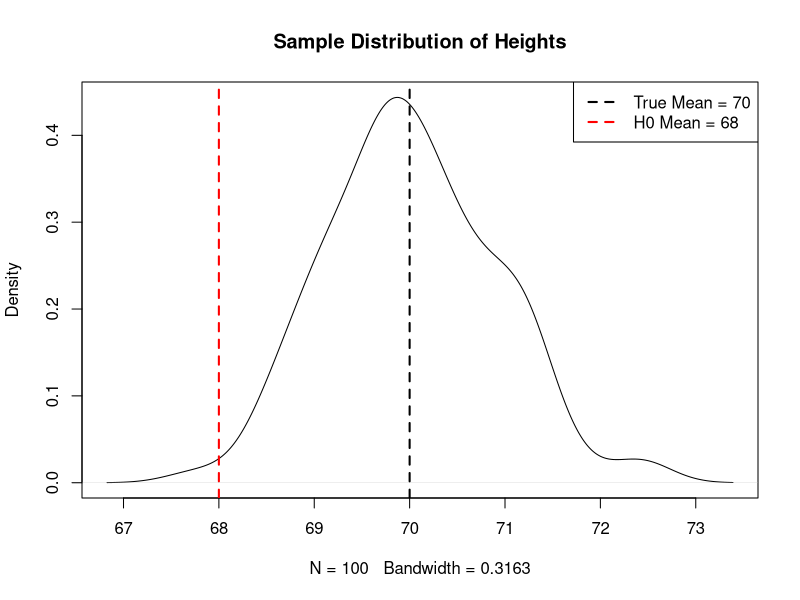
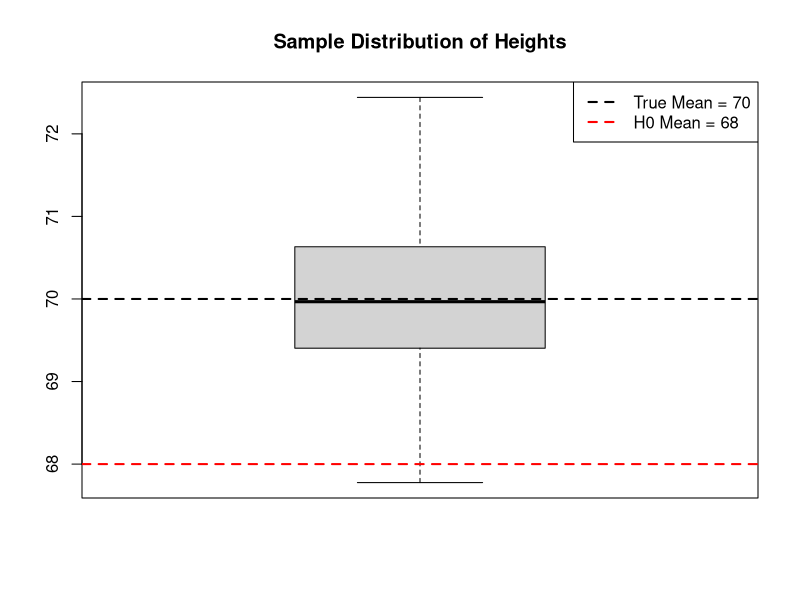
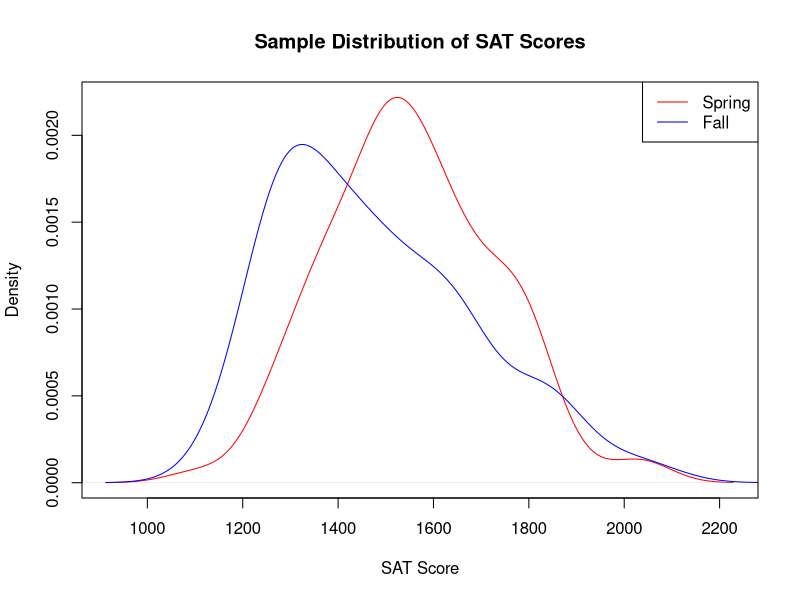
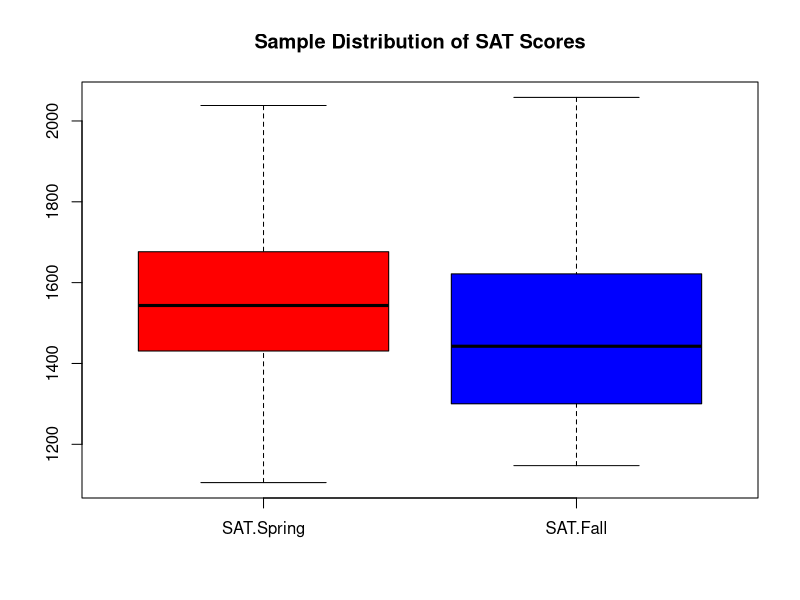
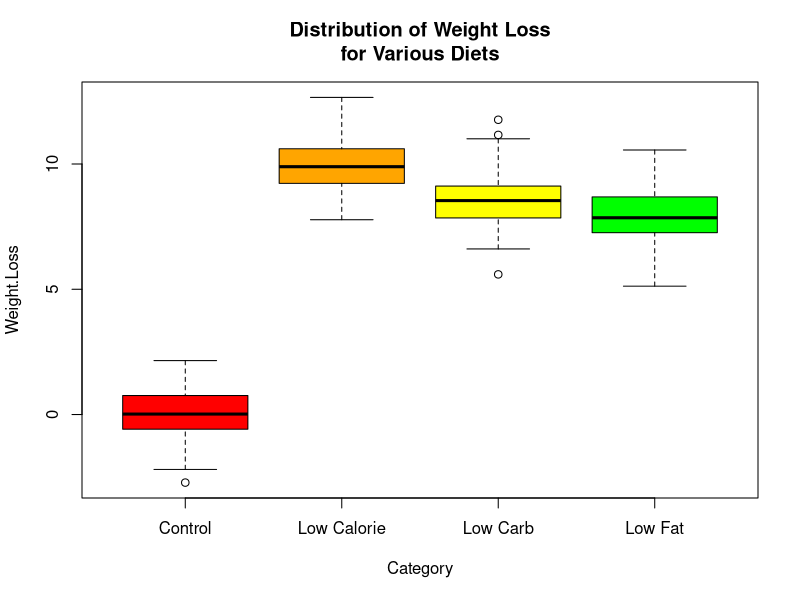

The R script that drew these images, in order: (Note: this script raises an error after producing the figures.)
#####################################################
#####################################################
#####[01] Foundations of Statistics Lecture Code#####
#####################################################
#####################################################



###########################
#####One-Sample T-Test#####
###########################
set.seed(0)
heights = rnorm(n = 100, mean = 70, sd = 1) #Randomly generating 100 normally
                                            #distributed observations with a
                                            #mean of 70 and standard deviation
                                            #of 1.

View(data.frame(heights))
plot(density(heights), main = "Sample Distribution of Heights")
abline(v = 70, lwd = 2, lty = 2)
abline(v = 68, lwd = 2, lty = 2, col = "red")
legend("topright", c("True Mean = 70", "H0 Mean = 68"), lwd = 2,
       lty = 2, col = c("black", "red"))

boxplot(heights, main = "Sample Distribution of Heights")
abline(h = 70, lwd = 2, lty = 2)
abline(h = 68, lwd = 2, lty = 2, col = "red")
legend("topright", c("True Mean = 70", "H0 Mean = 68"), lwd = 2,
       lty = 2, col = c("black", "red"))

t.statistic = (mean(heights) - 68)/(sd(heights)/sqrt(100)) #Manually calculating
t.statistic                                                #the t-statistic
                                                           #comparing to 68.

pt(q = t.statistic, df = 99, lower.tail = TRUE) #P-value is extremely small;
                                                 #reject the null hypothesis
                                                 #in favor of the alternative.

t.test(heights, mu = 68, alternative = "greater") #Same test, using the t.test()
                                                  #function.

#The p-value for this test is extremely small (<.0005); thus, we reject the null hypothesis
#that the average height of individuals is 68 inches in favor of the alternative
#that the average height is greater than 68 inches at the 95% confidence level.



###########################
#####Two-Sample T-Test#####
###########################
set.seed(0)
SAT.Spring = rnorm(100, 1550, 200) #Randomly generating 100 normally distributed
                                   #observations with a mean of 1550 and a
                                   #standard deviation of 200.
SAT.Fall = rnorm(80, 1500, 210) #Randomly generating 80 normally distributed
                                #observations with a mean of 1500 and a standard
                                #deviation of 210.

plot(density(SAT.Spring), xlab = "SAT Score",
     main = "Sample Distribution of SAT Scores", col = "red")
lines(density(SAT.Fall), col = "blue")
legend("topright", c("Spring", "Fall"), lwd = 1, col = c("red", "blue"))

boxplot(cbind(SAT.Spring, SAT.Fall), main = "Sample Distribution of SAT Scores",
        col = c("red", "blue"))

#Manually calculating the t-statistic.
t.statistic = (mean(SAT.Spring) - mean(SAT.Fall))/sqrt(var(SAT.Spring)/100 + var(SAT.Fall)/80)
t.statistic

t.test(SAT.Spring, SAT.Fall, alternative = "two.sided") #Conducting the t-test for two
                                                        #samples, assessing the two-sided
                                                        #alternative hypothesis.

#The p-value is 0.01215, which is less than our threshold of 0.05; thus, we reject
#the null hypothesis that the average score on the spring SAT is the same as the
#fall SAT. We conclude in favor of the alternative that the average score of the
#two test administrations is different at the 95% confidence level.



################
#####F-Test#####
################
f.statistic = var(SAT.Fall)/var(SAT.Spring) #Manually calculating the F-statistic.
f.statistic

var.test(SAT.Fall, SAT.Spring, alternative = "two.sided") #Conducting the F-test to
                                                          #compare two variances,
                                                          #assessing the two-sided
                                                          #alternative hypothesis.

#The p-value is 0.1161, which is not less than our threshold of 0.05; we do
#not have evidence against the null hypothesis at the 95% confidence level. Thus,
#we retain the null hypothesis that the variance of test scores for the fall and
#spring SAT administrations is the same.



#######################
#####One-Way ANOVA#####
#######################
set.seed(0)
Low.Calorie = rnorm(200, 10, 1) #Randomly generating weight loss measurements
Low.Carb = rnorm(200, 8.5, 1)   #for various diet types.
Low.Fat = rnorm(200, 8, 1)
Control = rnorm(200, 0, 1)

Weight.Loss = c(Low.Calorie, Low.Carb, Low.Fat, Control) #Combining data into
Category = c(rep("Low Calorie", 200),                    #different consolidated
             rep("Low Carb", 200),                       #vectors.
             rep("Low Fat", 200),
             rep("Control", 200))

boxplot(Weight.Loss ~ Category,
        col = c("red", "orange", "yellow", "green"),
        main = "Distribution of Weight Loss\nfor Various Diets")

summary(aov(Weight.Loss ~ Category)) #Conducting the One-Way ANOVA on the weight
                                     #loss by considering each category of diet.

chi = chisq.test(quiz.data
                 )

#The p-value for this test is extremely small (<.0005). Thus, the average weight
#loss for at least one of the diet groups differs from the average weight loss of
#the others. We reject the null hypothesis that the average weight loss is the
#same for each of the types of diet.



##################################
#####X^2 Test of Independence#####
##################################
quiz.data = matrix(c(44, 21, 12, 18), nrow = 2, ncol = 2, byrow = TRUE)
dimnames(quiz.data) = list(Attendance = c("Present", "Absent"),
                           Grade = c("Pass", "Fail"))

chisq.test(quiz.data) #Conducting the X^2 test of independence data on the quiz
                      #data.

#The p-value for this test is very small (0.02001). This is an indication that
#under our null hypothesis, it would be extremely unlikely to observe results
#like we have observed in our data. The null hypothesis states that the attendance
#and grade variables are independent of one another; however, the test provides
#evidence against this assertion. Therefore, we conclude in favor of the
#alternative hypothesis that the variables of attendance and grade are not
#independent of one another.



########################################
#####Chick Weight Data Set Examples#####
########################################
library(datasets) #Load the base R datasets library.

help(chickwts) #See the help documentation for the chickwts dataset to see a
               #description of the included variables.

chickwts #Visually inspect the data.

summary(chickwts) #Returns the five-number summary, along with the mean,
                  #for any continuous variables; returns the count information
                  #for any categorical variables.

sd(chickwts$weight) #Returns the standard deviation of the weight variable.

var(chickwts$weight) #Returns the variance of the weight variable.

table(chickwts) #Returns a contingency table of weight and feed.

#We are told that the true average weight of chicks should be around 280 grams;
#however, we do not believe this is the case. We want to test the notion that the
#weight of chicks should be centered at a value lower than 280 grams. The average
#chick weight of our dataset is 261.3 grams. Is this significantly different for
#us to change our belief? To decide, we use a One-Sample T-Test:

plot(density(chickwts$weight), main = "Overall Distribution of Chick Weights")
abline(v = mean(chickwts$weight), lwd = 2, lty = 2)
abline(v = 280, lwd = 2, lty = 2, col = "red")
legend("topright", c("True Mean = 261.3", "H0 Mean = 280"), lwd = 2,
       lty = 2, col = c("black", "red"))

boxplot(chickwts$weight, main = "Overall Distribution of Chick Weights")
abline(h = mean(chickwts$weight), lwd = 2, lty = 2)
abline(h = 280, lwd = 2, lty = 2, col = "red")
legend("topright", c("True Mean = 261.3", "H0 Mean = 280"), lwd = 2,
       lty = 2, col = c("black", "red"))

t.test(chickwts$weight, mu = 280, alternative = "less")

#The p-value for this test is 0.02376 which is less than our threshold of 0.05.
#Thus, we conclude in favor of the alternative hypothesis; our data supports the
#notion that the true average chick weight is actually less than 280 grams.

#The chicks were fed one of six types of feed; is there evidence that the average
#chick weights are different among the varied categories of feed? To decide, we
#conduct a One-Way ANOVA:

boxplot(chickwts$weight ~ chickwts$feed,
        col = c("red", "orange", "yellow", "green", "blue", "violet"),
        main = "Distribution of Chick Weights\nfor Various Feed Types")

summary(aov(chickwts$weight ~ chickwts$feed))

#The p-value for this test is <.0005. This is extremely strong evidence that the
#average chick weight is different for the various feed types. We reject the null
#hypothesis that the mean value of chick weight is the same for all categories.

#We are specifically interested in the casein and meatmeal diet types. Do the
#reported chick weights have the same variance? To determine, conduct an F-test:
var.test(chickwts$weight[chickwts$feed == "casein"],
         chickwts$weight[chickwts$feed == "meatmeal"],
         alternative = "two.sided")

#The p-value for this test is 0.9739 meaning that, under the null hypothesis, we
#would expect to see results at least as extreme as ours about 97.39% of the time.
#Thus, our data does not support the alternative hypothesis that the variance among
#chick weights is different for the casein and meatmeal diet groups.